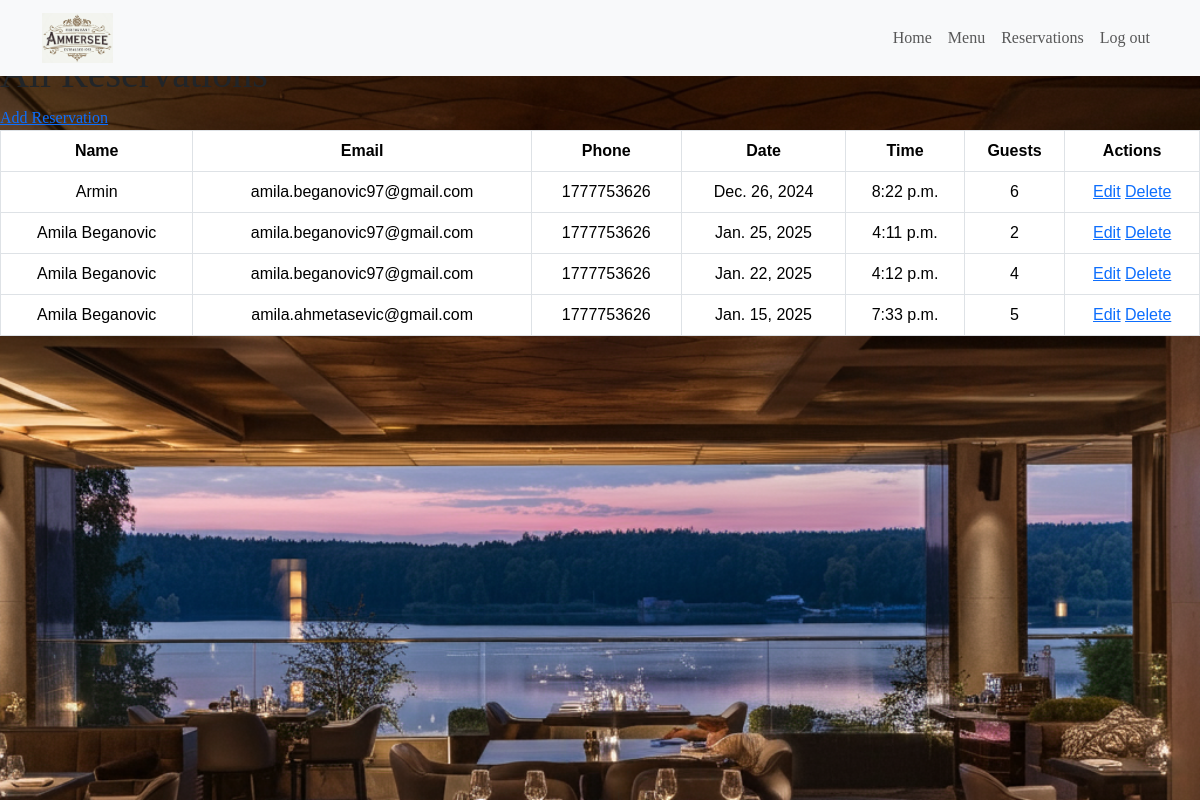
/restaurant/admin/reservations/ (signed in), run on an earlier commit of the app's database.
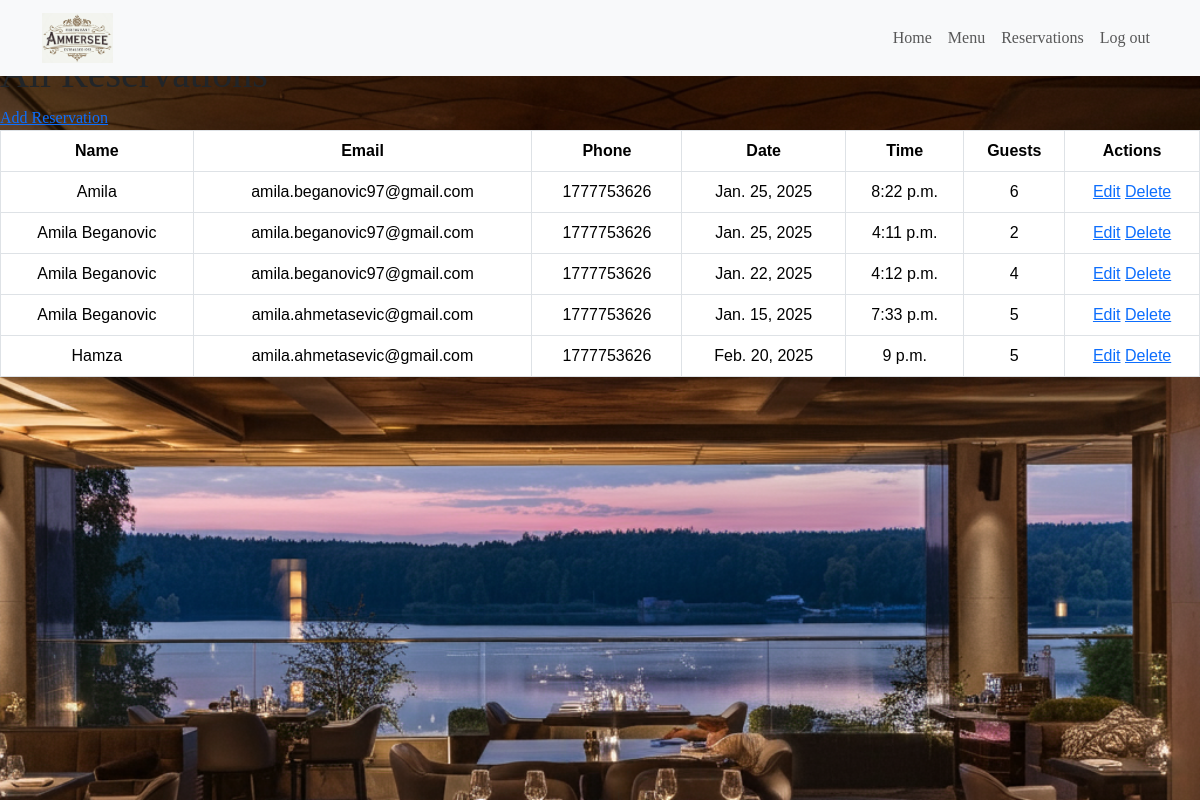
And on a later commit of the database.
### restaurant/models.py (models this page shows, shortened)
class Reservation(models.Model):
    time = models.TimeField(blank=False, null=False)
    num_people = models.IntegerField(
        validators=[MinValueValidator(1)]  # Ensure the number of people is at least 1
    )
    name = models.CharField(max_length=200)
    email = models.EmailField(validators=[EmailValidator()], blank=True, null=True)  # Allow blank email
    phone = models.CharField(
        max_length=20, validators=[RegexValidator(r"^\+?\d{9,15}$")]  # Validate phone number format
    )
    date = models.DateField(validators=[validate_future_date])  # Use the custom validator
    user = models.ForeignKey(
        settings.AUTH_USER_MODEL, on_delete=models.CASCADE, null=True, blank=True  # Link to the User model
    )

### restaurant/views.py (the view)
# urls.py: path("admin/reservations/", views.admin_reservations, name="admin_reservations"),
@login_required
@user_passes_test(lambda u: u.is_superuser)
def admin_reservations(request):
    reservations = Reservation.objects.all()
    context = {"reservations": reservations}
    return render(request, "reservations/admin_reservations.html", context)

### restaurant/templates/reservations/admin_reservations.html (shortened to what this page needs)
{% extends 'base.html' %}
{% block content %}
{% load static %}
<link rel="stylesheet" href="{% static 'css/reservations.css' %}">
<div class="reservations-container">
  <h1>All Reservations</h1>
  {% if user.is_superuser %}
  <a href="{% url 'restaurant:add_reservation' %}">Add Reservation</a> <br>
  {% endif %}
  <table class="table">
    <thead>
      <tr>
        <th scope="col">Name</th>
        <th scope="col">Email</th>
        <th scope="col">Phone</th>
        <th scope="col">Date</th>
        <th scope="col">Time</th>
        <th scope="col">Guests</th>
        {% if user.is_superuser %}
        <th scope="col">Actions</th>
        {% endif %}
      </tr>
    </thead>
    <tbody>
      {% for reservation in reservations %}
      <tr>
        <td>{{ reservation.name }}</td>
        <td>{{ reservation.email }}</td>
        <td>{{ reservation.phone }}</td>
        <td>{{ reservation.date }}</td>
        <td>{{ reservation.time }}</td>
        <td>{{ reservation.num_people }}</td>
        {% if user.is_superuser %}
        <td>
          <a href="{% url 'restaurant:admin_edit_reservation' reservation.pk %}">Edit</a>
          <a href="{% url 'restaurant:admin_delete_reservation' reservation.pk %}">Delete</a>
        </td>
        {% endif %}
      </tr>
      {% endfor %}
    </tbody>
  </table>
</div>
{% endblock content %}

### restaurant/templates/base.html (shortened to what this page needs)
<!DOCTYPE html>
<html lang="en">
<head>
  {% load static %}
  <link href="https://cdn.jsdelivr.net/npm/bootstrap@5.3.2/dist/css/bootstrap.min.css" rel="stylesheet"
>
  <link rel="stylesheet" href="{% static 'css/style.css' %}">
  <link rel="stylesheet" href="https://cdnjs.cloudflare.com/ajax/libs/font-awesome/6.4.0/css/all.min.css">
</head>
<body>
  <header>
    {% block navbar %}
    {% include 'includes/navbar.html' %}
    {% endblock navbar %}
  </header>
  <div class="content-wrapper">
    {% block content %}{% endblock %}
  </div>
</body>
</html>

### restaurant/templates/includes/navbar.html (shortened to what this page needs)
{% load static %}
<nav class="navbar navbar-expand-lg navbar-light bg-light fixed-top">
  <div class="container">
    <a class="navbar-brand" href="{% url 'home' %}" aria-label="Go to homepage">
      <img src="{% static 'images/logo.png' %}" alt="Restaurant Ammersee Logo">
    </a>
    <nav class="collapse navbar-collapse" id="navbarNav">
      <ul class="navbar-nav ms-auto">
        <li class="nav-item">
          <a class="nav-link {% if request.path == '/' %}active{% endif %}" aria-current="page"
            href="{% url 'home' %}">Home</a>
        </li>
        <li class="nav-item">
          <a class="nav-link {% if '/menu/' in request.path %}active{% endif %}"
            href="{% url 'restaurant:menu' %}">Menu</a>
        </li>
        {% if user.is_authenticated %}
        {% if user.is_superuser %}
        <li class="nav-item">
          <a class="nav-link" href="{% url 'restaurant:admin_reservations' %}">Reservations</a>
        </li>
        {% endif %}
        <li class="nav-item">
          <a class="nav-link" href="{% url 'account_logout' %}" onclick="location.reload();">Log out</a>
        </li>
        {% endif %}
      </ul>
    </nav>
  </div>
</nav>

### staticfiles/css/style.css (style rules this page uses)
html, body { width: 100%; margin: 0; font-family: 'Playfair Display', serif; display: flex; flex-direction: column; min-height: 100vh; gap: 50px; }
.content-wrapper { flex: 1; margin-top: 0; }
.navbar { position: fixed; top: 0; left: 0; width: 100%; z-index: 100; background-color: #f8f9fa; }
nav.navbar .navbar-brand img { max-height: 50px; width: auto; object-fit: contain; }

### staticfiles/css/reservations.css (style rules this page uses)
.content-wrapper { background-image: url("../images/background.png"); background-size: cover; background-repeat: no-repeat; }
.table { font-family: Arial, sans-serif; }
.table td { vertical-align: middle; text-align: center; }
.table th { vertical-align: middle; text-align: center; }
.table td, .table th { border: 1px solid #dee2e6; }

What changed in the data, as far as the page shows it:
changed Reservation: name "Armin" → "Amila"; date "Dec. 26, 2024" → "Jan. 25, 2025"
added Reservation: name "Hamza", email "amila.ahmetasevic@gmail.com", phone "1777753626", date "Feb. 20, 2025", time "9 p.m.", num_people "5"
